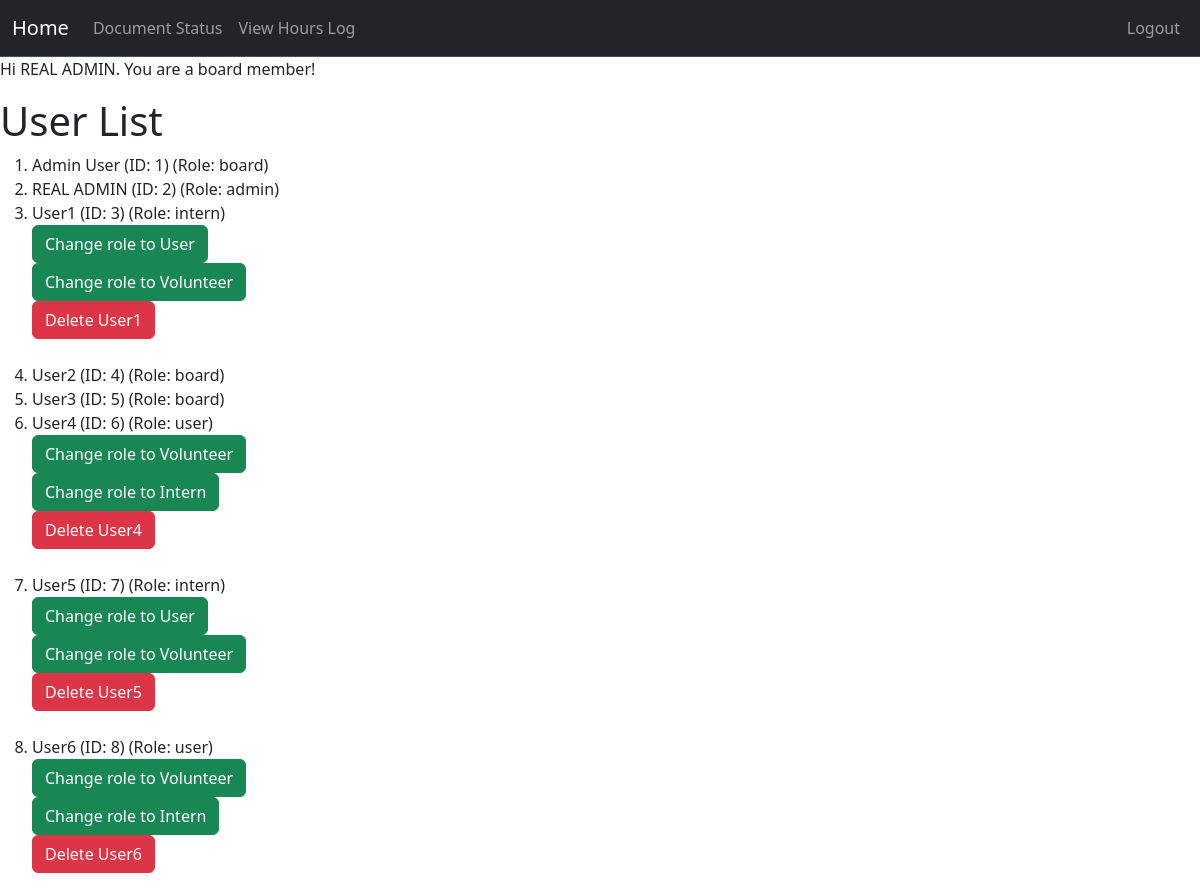
Page /board/dashboard (signed in, upper part) on the earlier database version.
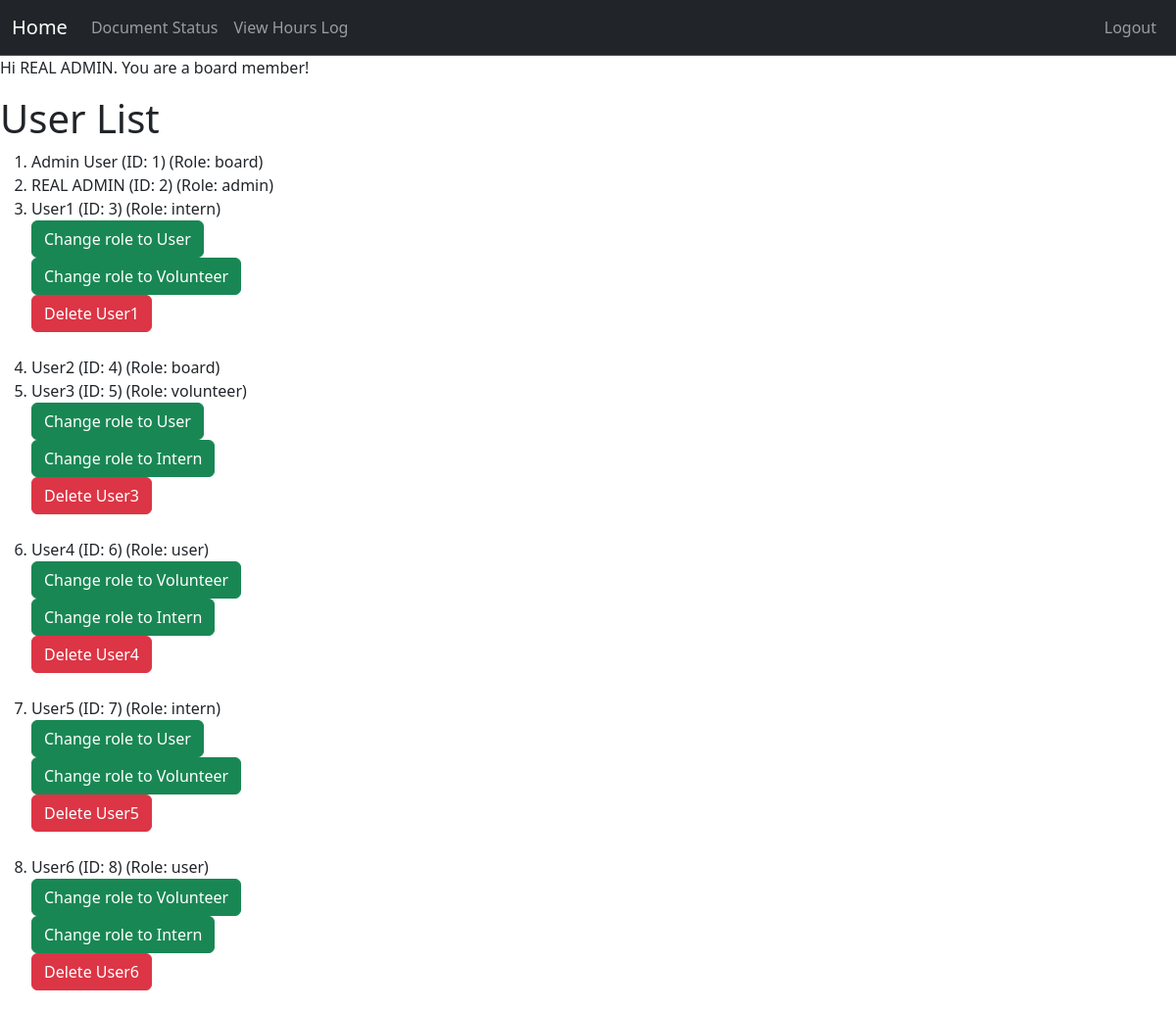
Same page on the later database version.
### project/models.py (models this page shows, shortened)
class User(db.Model, UserMixin):
    __tablename__ = 'users'
    id: Mapped[int] = mapped_column(primary_key=True)
    name: Mapped[str] = mapped_column()
    email: Mapped[str] = mapped_column(unique=True)
    password_hash: Mapped[str] = mapped_column(db.String(128))
    role: Mapped[str] = mapped_column(default="user")  # "user", "volunteer", " intern", "board"
    hours: Mapped[List["Hours"]] = relationship("Hours", back_populates="user", cascade="all, delete-orphan")
    documents: Mapped[List["Document"]] = relationship("Document", back_populates="user", cascade="all, delete-orphan")

### app.py (the view)
@app.route("/board/dashboard")
@login_required
@permission_required('board')
def board_dashboard():
    user = User.query.all()  # Get all users
    return render_template("board_home.html", user = user)

### project/models.py (called while the page is built)
@login_manager.user_loader
def load_user(user_id):
    return User.query.get(user_id)

### project/templates/board_home.html (shortened to what this page needs)
{% extends "base.html" %}
{% block content %}
<div class="jumbotron">
  {% if current_user.is_authenticated %}
    <p>Hi {{ current_user.name }}. You are a board member!</p>
  {% else %}
    <p>Please login or register!</p>
  {% endif %}
</div>
<h1>User List</h1>
  {% if user %}
    <ol>
      {% for user in user %}
      <li>
        {{ user.name }}
        <span class="id">(ID: {{ user.id }})</span>
        <span class="role">(Role: {{ user.role }})</span>
        {% if user.role != "admin" and user.role != "board" %}
          {% for role_choice in ['user', 'volunteer', 'intern'] %}
              {% if (user.role != role_choice)%}
                <form action="{{ url_for('upgrade_user') }}" method="post">
                  <button type="submit" class="btn btn-success">Change role to {{ role_choice|capitalize }}</button>
                </form>
              {% endif %}
          {% endfor %}
          <form action="{{ url_for('delete_user') }}" method="post">
            <button type="submit" class="btn btn-danger">Delete {{ user.name }}</button>
          </form>
          <br>
        {% endif %}
      </li>
      {% endfor %}
  {% else %}
      <li class="empty">No users added yet.</li>
  {% endif %}
{% endblock %}

Differences in the rows shown:
changed User "User3": role "board" → "volunteer"; name (not shown) → "User3"
Other differences:
new list line: "Change role to User"
new list line: "Change role to Intern"
